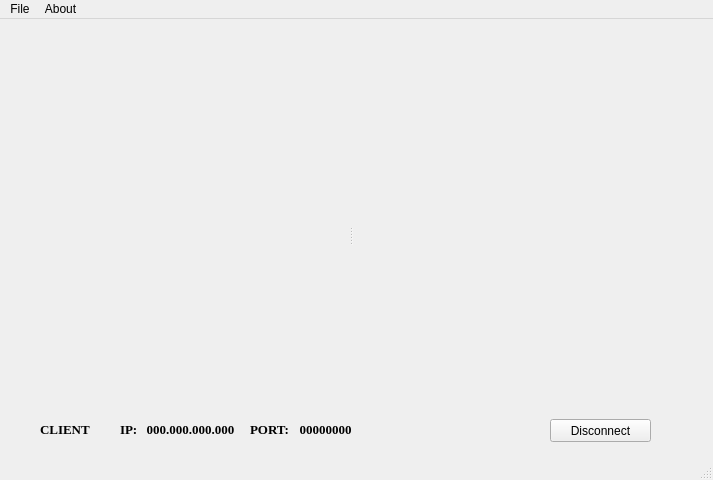
<?xml version="1.0" encoding="UTF-8"?>
<ui version="4.0">
 <class>shishyawindow</class>
 <widget class="QMainWindow" name="shishyawindow">
  <property name="geometry">
   <rect>
    <x>0</x>
    <y>0</y>
    <width>713</width>
    <height>480</height>
   </rect>
  </property>
  <property name="windowTitle">
   <string>MainWindow</string>
  </property>
  <property name="windowIcon">
   <iconset resource="image.qrc">
    <normaloff>:/new/icons/vmvisicon.png</normaloff>:/new/icons/vmvisicon.png</iconset>
  </property>
  <widget class="QWidget" name="centralwidget">
   <widget class="QPushButton" name="disconnect">
    <property name="geometry">
     <rect>
      <x>550</x>
      <y>400</y>
      <width>101</width>
      <height>23</height>
     </rect>
    </property>
    <property name="text">
     <string>Disconnect</string>
    </property>
   </widget>
   <widget class="QLabel" name="cntlabel">
    <property name="geometry">
     <rect>
      <x>40</x>
      <y>400</y>
      <width>51</width>
      <height>21</height>
     </rect>
    </property>
    <property name="font">
     <font>
      <family>Times New Roman</family>
      <pointsize>10</pointsize>
      <weight>75</weight>
      <bold>true</bold>
     </font>
    </property>
    <property name="text">
     <string>CLIENT</string>
    </property>
   </widget>
   <widget class="QLabel" name="iplabel">
    <property name="geometry">
     <rect>
      <x>120</x>
      <y>400</y>
      <width>21</width>
      <height>21</height>
     </rect>
    </property>
    <property name="font">
     <font>
      <family>Times New Roman</family>
      <pointsize>10</pointsize>
      <weight>75</weight>
      <bold>true</bold>
     </font>
    </property>
    <property name="text">
     <string>IP:</string>
    </property>
   </widget>
   <widget class="QLabel" name="ipout">
    <property name="geometry">
     <rect>
      <x>140</x>
      <y>400</y>
      <width>101</width>
      <height>21</height>
     </rect>
    </property>
    <property name="font">
     <font>
      <family>Times New Roman</family>
      <pointsize>10</pointsize>
      <weight>75</weight>
      <bold>true</bold>
     </font>
    </property>
    <property name="text">
     <string>000.000.000.000</string>
    </property>
    <property name="alignment">
     <set>Qt::AlignCenter</set>
    </property>
   </widget>
   <widget class="QLabel" name="portlabel">
    <property name="geometry">
     <rect>
      <x>250</x>
      <y>400</y>
      <width>41</width>
      <height>21</height>
     </rect>
    </property>
    <property name="font">
     <font>
      <family>Times New Roman</family>
      <pointsize>10</pointsize>
      <weight>75</weight>
      <bold>true</bold>
     </font>
    </property>
    <property name="text">
     <string>PORT:</string>
    </property>
   </widget>
   <widget class="QLabel" name="portout">
    <property name="geometry">
     <rect>
      <x>290</x>
      <y>400</y>
      <width>71</width>
      <height>21</height>
     </rect>
    </property>
    <property name="font">
     <font>
      <family>Times New Roman</family>
      <pointsize>10</pointsize>
      <weight>75</weight>
      <bold>true</bold>
     </font>
    </property>
    <property name="text">
     <string>00000000</string>
    </property>
    <property name="alignment">
     <set>Qt::AlignCenter</set>
    </property>
   </widget>
   <widget class="QSplitter" name="splitter">
    <property name="geometry">
     <rect>
      <x>30</x>
      <y>50</y>
      <width>641</width>
      <height>331</height>
     </rect>
    </property>
    <property name="orientation">
     <enum>Qt::Horizontal</enum>
    </property>
    <widget class="sensorGL" name="sensordata" native="true"/>
    <widget class="consoleclient" name="terminal" native="true"/>
   </widget>
  </widget>
  <widget class="QMenuBar" name="menubar">
   <property name="geometry">
    <rect>
     <x>0</x>
     <y>0</y>
     <width>713</width>
     <height>21</height>
    </rect>
   </property>
   <widget class="QMenu" name="menuFile">
    <property name="title">
     <string>File</string>
    </property>
    <addaction name="actionPrint"/>
    <addaction name="actionClose"/>
   </widget>
   <widget class="QMenu" name="menuAbout">
    <property name="title">
     <string>About</string>
    </property>
    <addaction name="actionAbout_vmvis_V1_1"/>
    <addaction name="actionHelp"/>
   </widget>
   <addaction name="menuFile"/>
   <addaction name="menuAbout"/>
  </widget>
  <widget class="QStatusBar" name="statusbar"/>
  <action name="actionPrint">
   <property name="icon">
    <iconset resource="image.qrc">
     <normaloff>:/new/icons/print.png</normaloff>:/new/icons/print.png</iconset>
   </property>
   <property name="text">
    <string>Print</string>
   </property>
   <property name="shortcut">
    <string>Ctrl+P</string>
   </property>
  </action>
  <action name="actionClose">
   <property name="icon">
    <iconset resource="image.qrc">
     <normaloff>:/new/icons/close.png</normaloff>:/new/icons/close.png</iconset>
   </property>
   <property name="text">
    <string>Close</string>
   </property>
   <property name="shortcut">
    <string>Ctrl+X</string>
   </property>
  </action>
  <action name="actionAbout_vmvis_V1_1">
   <property name="icon">
    <iconset resource="image.qrc">
     <normaloff>:/new/icons/vmvisicon.png</normaloff>:/new/icons/vmvisicon.png</iconset>
   </property>
   <property name="text">
    <string>About vmvis V1.1</string>
   </property>
  </action>
  <action name="actionHelp">
   <property name="icon">
    <iconset resource="image.qrc">
     <normaloff>:/new/icons/help.png</normaloff>:/new/icons/help.png</iconset>
   </property>
   <property name="text">
    <string>Help</string>
   </property>
  </action>
 </widget>
 <customwidgets>
  <customwidget>
   <class>sensorGL</class>
   <extends>QWidget</extends>
   <header>sensorgl.h</header>
   <container>1</container>
   <slots>
    <slot>setXRotation()</slot>
   </slots>
  </customwidget>
  <customwidget>
   <class>consoleclient</class>
   <extends>QWidget</extends>
   <header>consoleclient.h</header>
   <container>1</container>
  </customwidget>
 </customwidgets>
 <resources>
  <include location="image.qrc"/>
 </resources>
 <connections/>
</ui>
